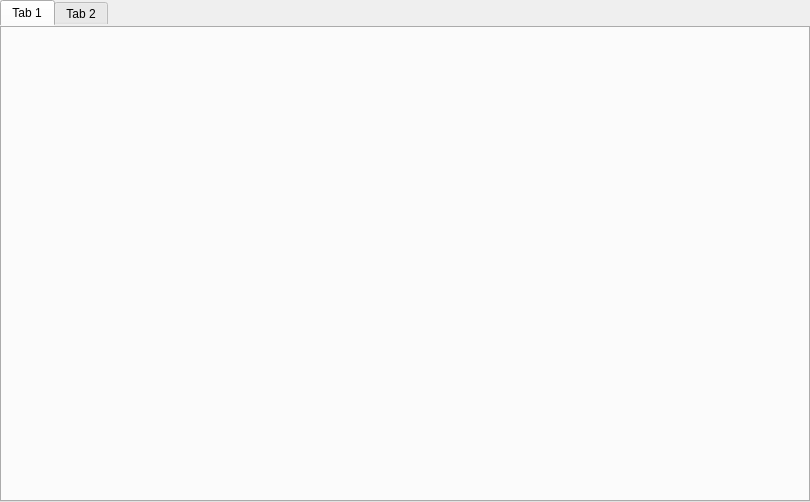
<?xml version="1.0" encoding="UTF-8"?>
<ui version="4.0">
 <class>MainWindow</class>
 <widget class="QMainWindow" name="MainWindow">
  <property name="geometry">
   <rect>
    <x>0</x>
    <y>0</y>
    <width>810</width>
    <height>502</height>
   </rect>
  </property>
  <property name="windowTitle">
   <string>MainWindow</string>
  </property>
  <widget class="QWidget" name="centralWidget">
   <layout class="QGridLayout" name="gridLayout">
    <property name="leftMargin">
     <number>0</number>
    </property>
    <property name="topMargin">
     <number>0</number>
    </property>
    <property name="rightMargin">
     <number>0</number>
    </property>
    <property name="bottomMargin">
     <number>0</number>
    </property>
    <property name="spacing">
     <number>0</number>
    </property>
    <item row="0" column="0">
     <widget class="QTabWidget" name="tabWidget">
      <property name="styleSheet">
       <string notr="true">border:0px</string>
      </property>
      <widget class="QWidget" name="tab">
       <attribute name="title">
        <string>Tab 1</string>
       </attribute>
      </widget>
      <widget class="QWidget" name="tab_2">
       <attribute name="title">
        <string>Tab 2</string>
       </attribute>
      </widget>
     </widget>
    </item>
   </layout>
  </widget>
 </widget>
 <layoutdefault spacing="6" margin="11"/>
 <resources/>
 <connections/>
</ui>
